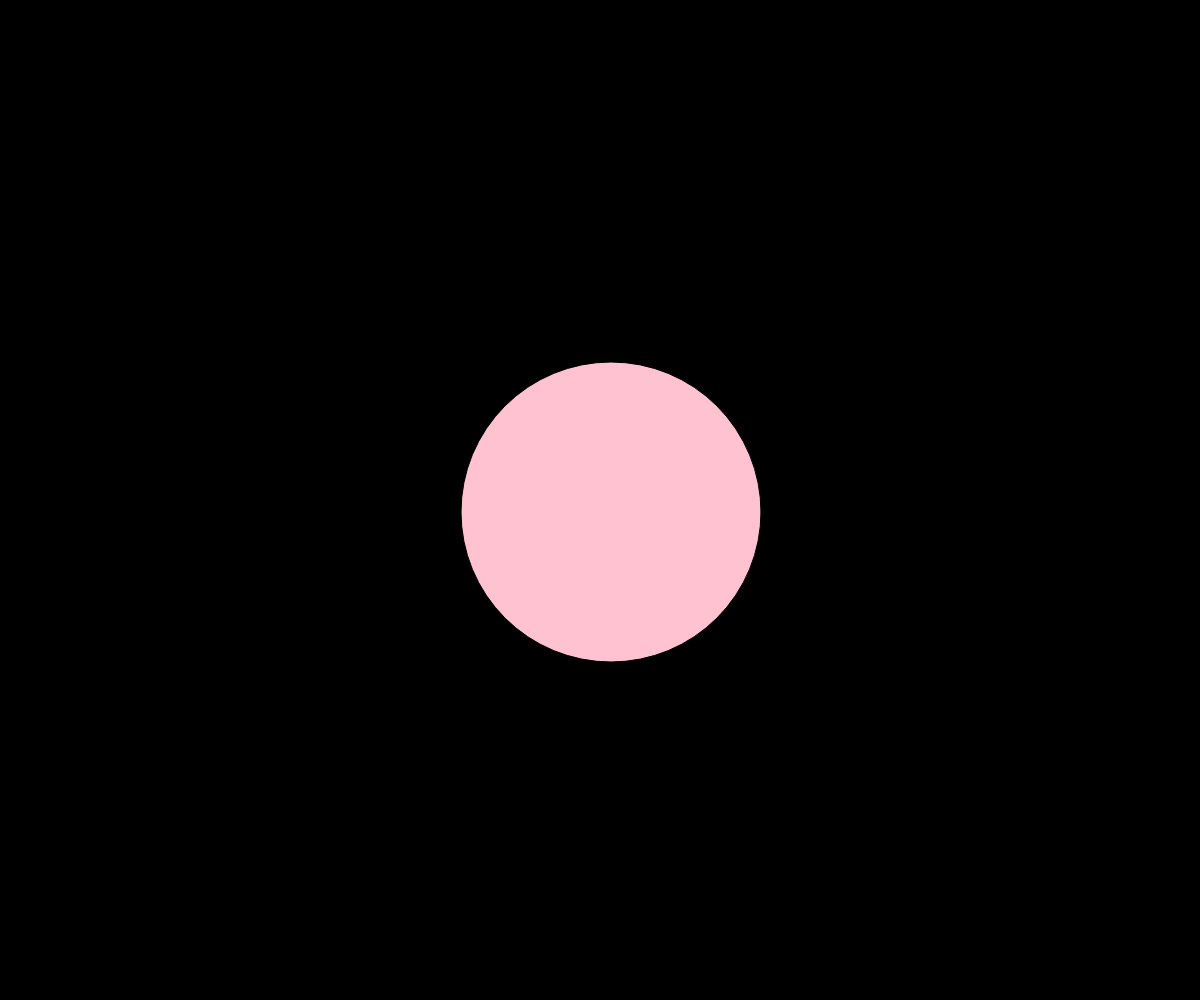
Frame 1 (no input)
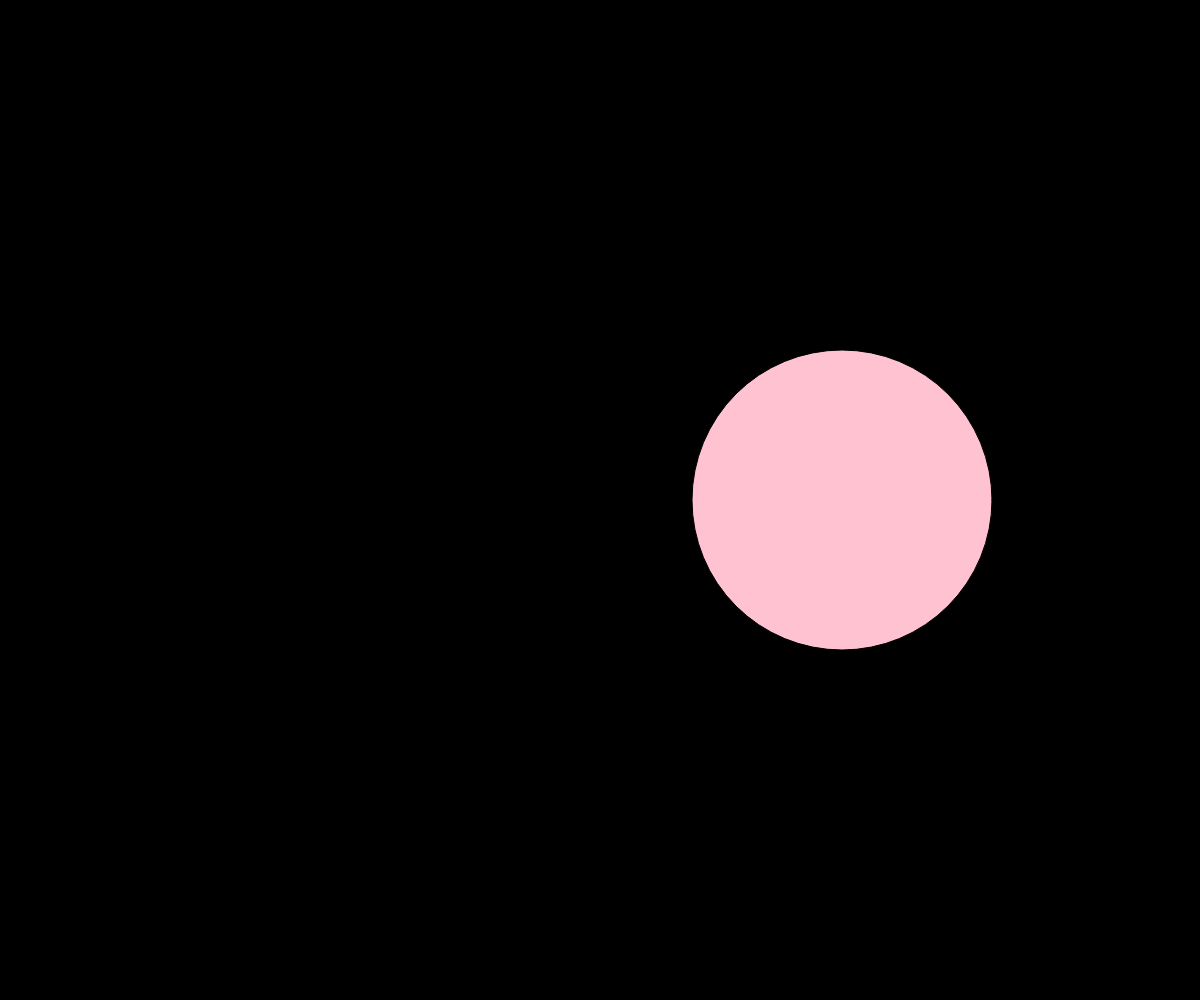
Frame 60 (no input)
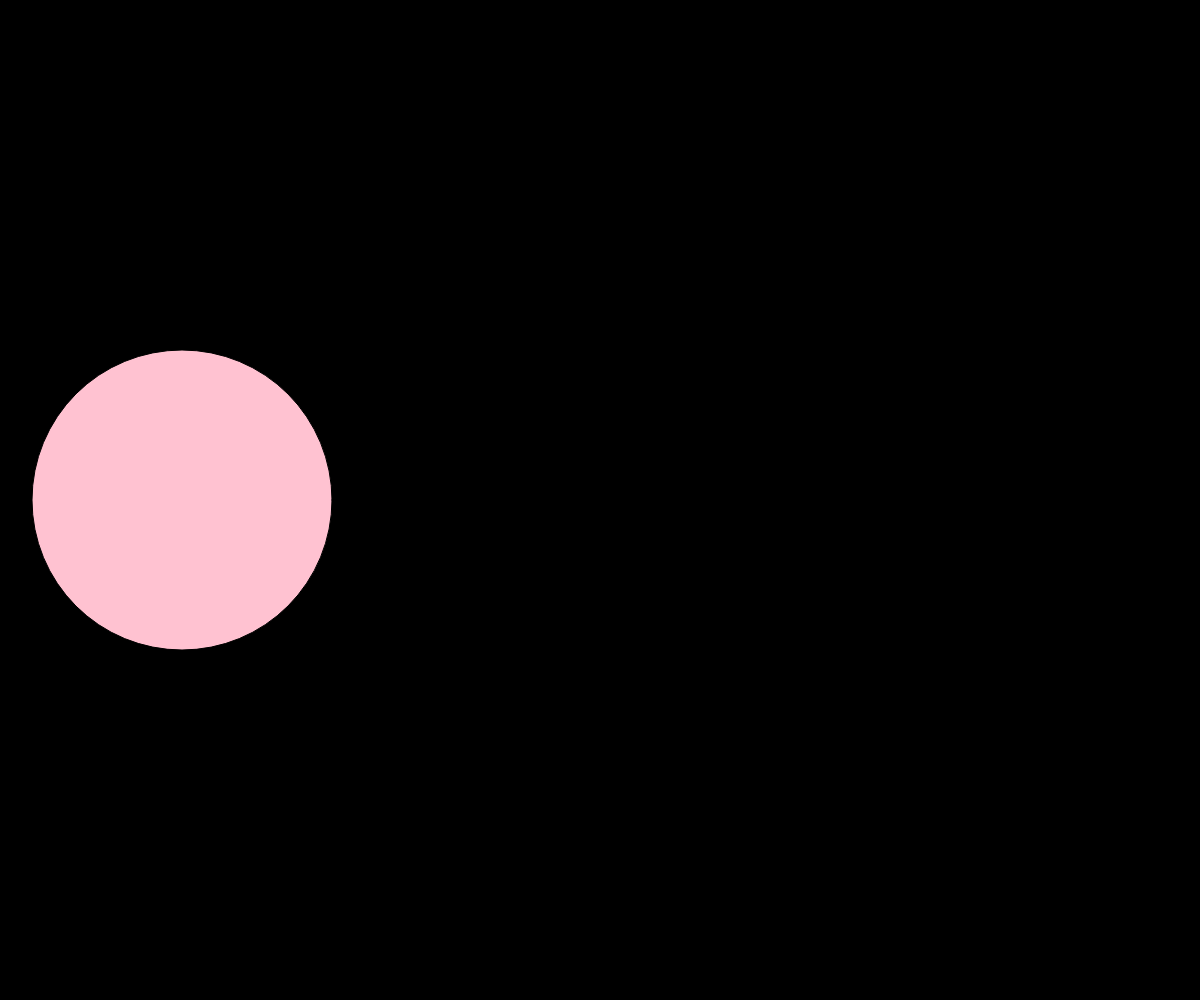
Frame 120 (the mouse pressed at the canvas centre since frame 60)

The p5.js sketch that drew these frames (run headless with seeded random() and noise() and a simulated clock; from frame 60 on, the mouse is pressed at the canvas centre):

// p5.js sketch
// ── sketch.js
let posizioneX, posizioneY;
let velX, velY;
let diametro = 300; 

function setup() {
  createCanvas(windowWidth, windowHeight);

  posizioneX = width / 2;
  posizioneY = height / 2;

  velX = 11;
  velY = 12;
}

function windowResized() {
  resizeCanvas(windowWidth, windowHeight);
}

function draw() {
  
  posizioneX += velX;
  posizioneY += velY;

  if (posizioneX + diametro / 2 >= width || posizioneX - diametro / 2 <= 0) {
    velX = -velX;
  }

  if (posizioneY + diametro / 2 >= height || posizioneY - diametro / 2 <= 0) {
    velY = -velY;
  }

  background(0);
  fill(255, 194, 209);
  circle(posizioneX, posizioneY, diametro);
}
